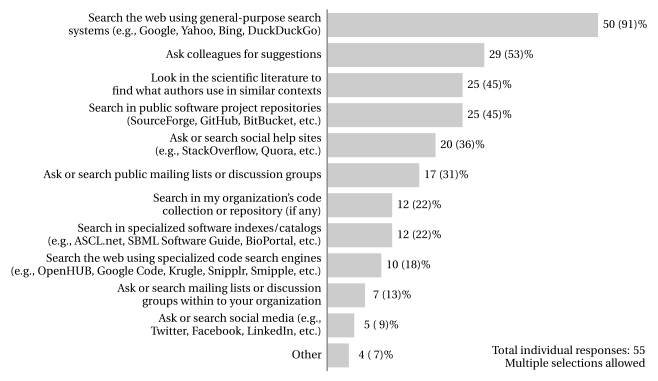

Recreate this plot in Python.
#!/usr/bin/env python3.4

import numpy as np
import matplotlib
import matplotlib.pyplot as plt
import matplotlib.ticker as ticker
from matplotlib import rcParams
import operator

textcolor = '#222222'

rcParams['text.usetex']         = True
rcParams['text.latex.preamble'] = [r"\usepackage{fourier}", r"\usepackage[T1]{fontenc}"]
rcParams['text.color']          = textcolor
rcParams['font.family']         = 'serif'
rcParams['font.serif']          = ['Utopia']
rcParams['font.weight']         = 'normal'
rcParams['font.size']           = 10
rcParams['xtick.labelsize']     = rcParams['ytick.labelsize'] = 10
rcParams['ytick.major.width']   = rcParams['xtick.major.width'] = 1
rcParams['ytick.major.size']    = rcParams['xtick.major.size'] = 3
rcParams['patch.facecolor']     = "#cccccc"
rcParams['patch.linewidth']     = 0

plt.figure(figsize=(3, 4.8))

# Data.

total_responses = 55

# Choices were not mutually exclusive.

raw_data = {
    "Ask colleagues for suggestions"                                                                                     : 29,
    "Ask or search mailing lists or discussion\ngroups within to your organization"                                       : 7,
    "Ask or search public mailing lists or discussion groups"                                                            : 17,
    "Look in the scientific literature to\nfind what authors use in similar contexts"                                     : 25,
    "Ask or search social media (e.g.,\nTwitter, Facebook, LinkedIn, etc.)"                                               : 5,
    "Ask or search social help sites\n(e.g., StackOverflow, Quora, etc.)"                                                 : 20,
    "Search the web using specialized code search engines\n(e.g., OpenHUB, Google Code, Krugle, Snipplr, Smipple, etc.)" : 10,
    "Search the web using general-purpose search\nsystems (e.g., Google, Yahoo, Bing, DuckDuckGo)"                        : 50,
    "Search in public software project repositories\n(SourceForge, GitHub, BitBucket, etc.)"                              : 25,
    "Search in specialized software indexes/catalogs\n(e.g., ASCL.net, SBML Software Guide, BioPortal, etc.)"             : 12,
    "Search in my organization's code\ncollection or repository (if any)"                                                 : 12,
    "Other" : 4,
}

x = [0, 10, 20, 30, 40, 50]

# Plot.

# Sort the data by value, largest value first.

data   = sorted(raw_data.items(), key=lambda x: x[1], reverse=True)
labels = [k for k, v in data]
values = [v for k, v in data]

# Barh() puts items in the reverse order of how we put them in the
# lists above, so first we do this to reverse the lists:

labels = labels[::-1]
values = values[::-1]

# Misc. axis setup.

y_pos = np.arange(len(data))
ylim_bottom = -0.5
ylim_top = len(data)-0.5

# Create the plot and the initial axes.

plt.barh(y_pos, values, linewidth=0, align='center', color="#cccccc")

plt.yticks(y_pos, labels, fontsize=10)
plt.ylim([ylim_bottom, ylim_top])

plt.gca().text(1.175, 0.01,
               'Total individual responses: {}\nMultiple selections allowed'.format(total_responses),
               horizontalalignment='right',
               transform=plt.gca().transAxes, color=textcolor)

# Remove the plot frame lines leaving only the left vertical one.

for spine in ['top', 'bottom', 'right']:
    plt.gca().spines[spine].set_visible(False)
plt.gca().spines['left'].set_bounds(ylim_bottom, ylim_top)
plt.gca().spines['left'].set_color('#888888')
plt.gca().tick_params(color='#888888')
plt.gca().yaxis.set_ticks_position('none')
plt.gca().get_xaxis().set_visible(False)

# Write the value to the right of each bars.
for rect, value in zip(plt.gca().patches, values):
    percent = value/total_responses*100
    text = '{} ({: >2.0f}\%)'.format(value, percent)
    width = rect.get_width()
    offset = 7 if value > 7 else 6
    plt.gca().text(rect.get_x() + width + offset,
                   rect.get_y() + rect.get_height()/2,
                   text, ha='center', va='center', fontsize=10, color=textcolor)

plt.savefig('how-find-src.pdf', bbox_inches='tight')
plt.close()
